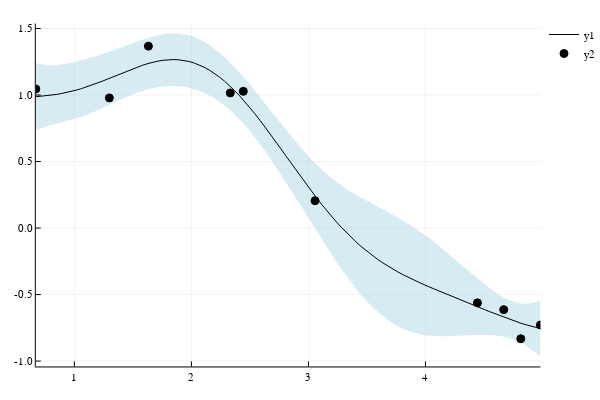

The cell this chart's notebook holds for it:
### Code cell
x = 2π * rand(10)
y = sin.(x) + 0.5*rand(10)

# Set-up mean and kernel
se = SE(0.0, 0.0)
m = MeanZero()

# Construct and plot GP
gp = GP(x,y,m,se)
plot(gp)

### Figure 1 — Plotly figure (JSON) as saved in the notebook; plotly's stock layout.template omitted (floating-point values rounded to 4 significant figures; data arrays with more than 128 entries replaced by an {"elided": "..."} marker saying what was removed)
{"data": [{"colorbar": {"title": ""}, "fill": "tozeroy", "fillcolor": "rgba(173, 216, 230, 0.500)", "legendgroup": "y1", "line": {"color": "rgba(0, 0, 0, 1.000)", "dash": "solid", "shape": "linear", "width": 0}, "mode": "lines", "name": "y1", "showlegend": false, "type": "scatter", "x": {"elided": "200 float values"}, "xaxis": "x1", "y": {"elided": "200 float values"}, "yaxis": "y1", "zmax": null, "zmin": null}, {"colorbar": {"title": ""}, "legendgroup": "y1", "line": {"color": "rgba(0, 0, 0, 1.000)", "dash": "solid", "shape": "linear", "width": 1}, "mode": "lines", "name": "y1", "showlegend": true, "type": "scatter", "x": [0.6702, 0.7137, 0.7573, 0.8008, 0.8444, 0.888, 0.9315, 0.9751, 1.019, 1.062, 1.106, 1.149, 1.193, 1.236, 1.28, 1.324, 1.367, 1.411, 1.454, 1.498, 1.541, 1.585, 1.628, 1.672, 1.716, 1.759, 1.803, 1.846, 1.89, 1.933, 1.977, 2.02, 2.064, 2.108, 2.151, 2.195, 2.238, 2.282, 2.325, 2.369, 2.412, 2.456, 2.5, 2.543, 2.587, 2.63, 2.674, 2.717, 2.761, 2.804, 2.848, 2.892, 2.935, 2.979, 3.022, 3.066, 3.109, 3.153, 3.196, 3.24, 3.284, 3.327, 3.371, 3.414, 3.458, 3.501, 3.545, 3.588, 3.632, 3.676, 3.719, 3.763, 3.806, 3.85, 3.893, 3.937, 3.98, 4.024, 4.068, 4.111, 4.155, 4.198, 4.242, 4.285, 4.329, 4.373, 4.416, 4.46, 4.503, 4.547, 4.59, 4.634, 4.677, 4.721, 4.765, 4.808, 4.852, 4.895, 4.939, 4.982], "xaxis": "x1", "y": [0.9872, 0.9902, 0.9939, 0.9986, 1.004, 1.011, 1.019, 1.028, 1.038, 1.049, 1.061, 1.074, 1.088, 1.103, 1.119, 1.135, 1.151, 1.166, 1.182, 1.197, 1.212, 1.225, 1.237, 1.247, 1.255, 1.261, 1.265, 1.266, 1.265, 1.26, 1.253, 1.242, 1.227, 1.21, 1.188, 1.164, 1.136, 1.105, 1.071, 1.033, 0.9933, 0.9506, 0.9054, 0.8582, 0.8091, 0.7584, 0.7065, 0.6536, 0.6, 0.546, 0.492, 0.4382, 0.3848, 0.3323, 0.2807, 0.2304, 0.1815, 0.1341, 0.08855, 0.0448, 0.002996, -0.03681, -0.07457, -0.1103, -0.144, -0.1757, -0.2055, -0.2335, -0.2597, -0.2844, -0.3075, -0.3293, -0.3499, -0.3694, -0.388, -0.4058, -0.423, -0.4396, -0.4559, -0.4719, -0.4877, -0.5033, -0.5189, -0.5345, -0.5501, -0.5657, -0.5813, -0.5969, -0.6124, -0.6278, -0.643, -0.658, -0.6726, -0.6867, -0.7003, -0.7132, -0.7253, -0.7365, -0.7467, -0.7559], "yaxis": "y1", "zmax": null, "zmin": null}, {"colorbar": {"title": ""}, "legendgroup": "y2", "marker": {"color": "rgba(0, 0, 0, 1.000)", "line": {"color": "rgba(0, 0, 0, 1.000)", "width": 1}, "size": 8, "symbol": "circle"}, "mode": "markers", "name": "y2", "showlegend": true, "type": "scatter", "x": [3.056, 1.299, 4.982, 1.632, 4.814, 2.332, 0.6702, 4.444, 4.669, 2.443], "xaxis": "x1", "y": [0.2057, 0.9784, -0.7283, 1.367, -0.8322, 1.016, 1.045, -0.5625, -0.6135, 1.028], "yaxis": "y1", "zmax": null, "zmin": null}], "layout": {"annotations": [], "height": 400, "legend": {"bgcolor": "rgba(255, 255, 255, 1.000)", "bordercolor": "rgba(0, 0, 0, 1.000)", "font": {"color": "rgba(0, 0, 0, 1.000)", "family": "sans-serif", "size": 11}, "tracegroupgap": 0, "x": 1, "y": 1}, "margin": {"b": 20, "l": 0, "r": 0, "t": 20}, "paper_bgcolor": "rgba(255, 255, 255, 1.000)", "plot_bgcolor": "rgba(255, 255, 255, 1.000)", "showlegend": true, "width": 600, "xaxis": {"anchor": "y1", "domain": [0.06582, 0.9934], "gridcolor": "rgba(0, 0, 0, 0.100)", "gridwidth": 0.5, "linecolor": "rgba(0, 0, 0, 1.000)", "mirror": false, "range": [0.6702, 4.982], "showgrid": true, "showline": true, "showticklabels": true, "tickangle": 0, "tickcolor": "rgb(0, 0, 0)", "tickfont": {"color": "rgba(0, 0, 0, 1.000)", "family": "sans-serif", "size": 11}, "tickmode": "array", "ticks": "inside", "ticktext": ["1", "2", "3", "4"], "tickvals": [1, 2, 3, 4], "title": "", "titlefont": {"color": "rgba(0, 0, 0, 1.000)", "family": "sans-serif", "size": 15}, "type": "-", "visible": true, "zeroline": false, "zerolinecolor": "rgba(0, 0, 0, 1.000)"}, "yaxis": {"anchor": "x1", "domain": [0.03762, 0.9902], "gridcolor": "rgba(0, 0, 0, 0.100)", "gridwidth": 0.5, "linecolor": "rgba(0, 0, 0, 1.000)", "mirror": false, "range": [-1.04, 1.537], "showgrid": true, "showline": true, "showticklabels": true, "tickangle": 0, "tickcolor": "rgb(0, 0, 0)", "tickfont": {"color": "rgba(0, 0, 0, 1.000)", "family": "sans-serif", "size": 11}, "tickmode": "array", "ticks": "inside", "ticktext": ["-1.0", "-0.5", "0.0", "0.5", "1.0", "1.5"], "tickvals": [-1, -0.5, 0, 0.5, 1, 1.5], "title": "", "titlefont": {"color": "rgba(0, 0, 0, 1.000)", "family": "sans-serif", "size": 15}, "type": "-", "visible": true, "zeroline": false, "zerolinecolor": "rgba(0, 0, 0, 1.000)"}}}
